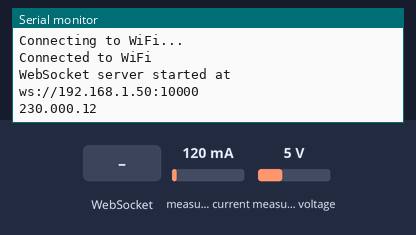
Bench run of a sketch on a simulated ESP8266 (NodeMCU). Parts: the last lines printed to the serial monitor. The test bench sets the inputs (shaded band); at power-on: measured current 120 mA, measured voltage 5 V. WiFi joins after 1.5 s; servers stay silent unless stated.

Above: at 3.2 s.
3.3 s: WebSocket text "1" received
8.5 s: measured current set to 40 mA
At 9.2 s:
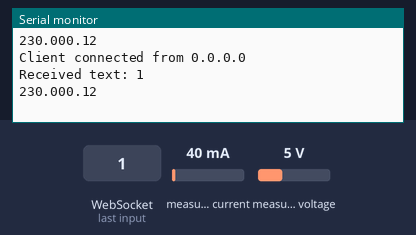
11.3 s: measured voltage set to 0.3 V
At 13.5 s:
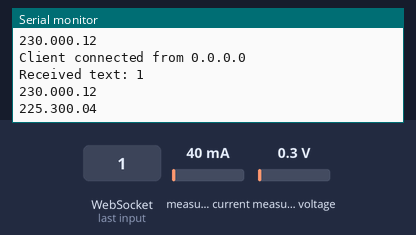
14.1 s: WebSocket text "0" received
16.9 s: measured current set to 500 mA
At 18.1 s:
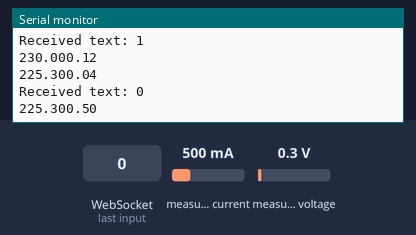
Timing chart, 0 to 19.9 s (numbered marks = the images above; inputs shaded):
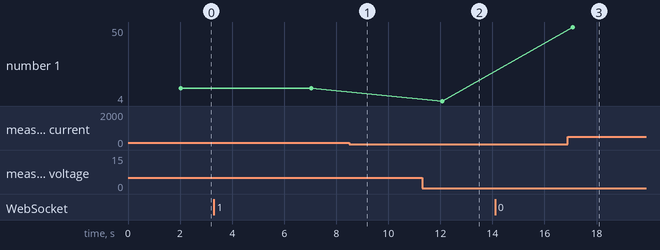

Measured:
- after the input at 11.3 s, the serial monitor: prints a new line after 0.77 s (image 2)
- after the input at 16.9 s, the serial monitor: prints a new line after 0.19 s (image 3)
- plotted number 1: 4 → 50 after the input at 16.9 s

The sketch:

iot-esp8266.ino
```cpp
#include <ESP8266WiFi.h>    // load library esp wifi
#include <WebSocketsServer.h> // load library websocket server
#include <PZEM004Tv30.h> // load library sensor pzem

PZEM004Tv30 pzem(4, 5); // Software Serial pin 4 (RX) & 5 (TX)

const char* ssid = "YOUR_WIFI_SSID";  //ssid wifi (have internet)
const char* password = "YOUR_WIFI_PASSWORD"; //password wifi

// Create WebSocket server on port 81
WebSocketsServer webSocket = WebSocketsServer(10000); // create websocket server with port 10000


void setup() {
    Serial.begin(115200); // open serial baud rate 115200
    WiFi.begin(ssid, password); //initialize wifi
    while (WiFi.status() != WL_CONNECTED) {  // load wifi to connect
        delay(1000);
        Serial.println("Connecting to WiFi...");
    }
    Serial.println("Connected to WiFi"); // wifi connected

  // Start WebSocket server
  webSocket.begin(); // initialize websocket
  webSocket.onEvent(webSocketEvent); //

  Serial.print("WebSocket server started at ws://");
  Serial.print(WiFi.localIP());
  Serial.println(":10000");
}

void loop() {

    webSocket.loop();

    // Simulate sensor data
    float voltage = pzem.voltage();
    float current = pzem.current();
    //float voltage2 = pzem2.voltage();
    Serial.print(voltage);
    Serial.println(current);
    String jsonData = "{\"sensor_1\":" + String(voltage) + ",\"sensor_2\":" + String(current) + "}";
    // send data json, output {"sensor_1": voltage, "sensor_2": current}

    // Broadcast data to all connected clients
    webSocket.broadcastTXT(jsonData);
    delay(5000); // Kirim data setiap 2 detik
    // Send data to WebSocket server

}

// WebSocket event handler
void webSocketEvent(uint8_t num, WStype_t type, uint8_t * payload, size_t length) {
  switch (type) {
    case WStype_CONNECTED:
      Serial.printf("Client connected from %s\n", webSocket.remoteIP(num).toString().c_str());
      break;
    case WStype_DISCONNECTED:
      Serial.printf("Client disconnected: %d\n", num);
      break;
    case WStype_TEXT:
      Serial.printf("Received text: %s\n", payload);
      break;
    default:
      break;
  }
}
```
